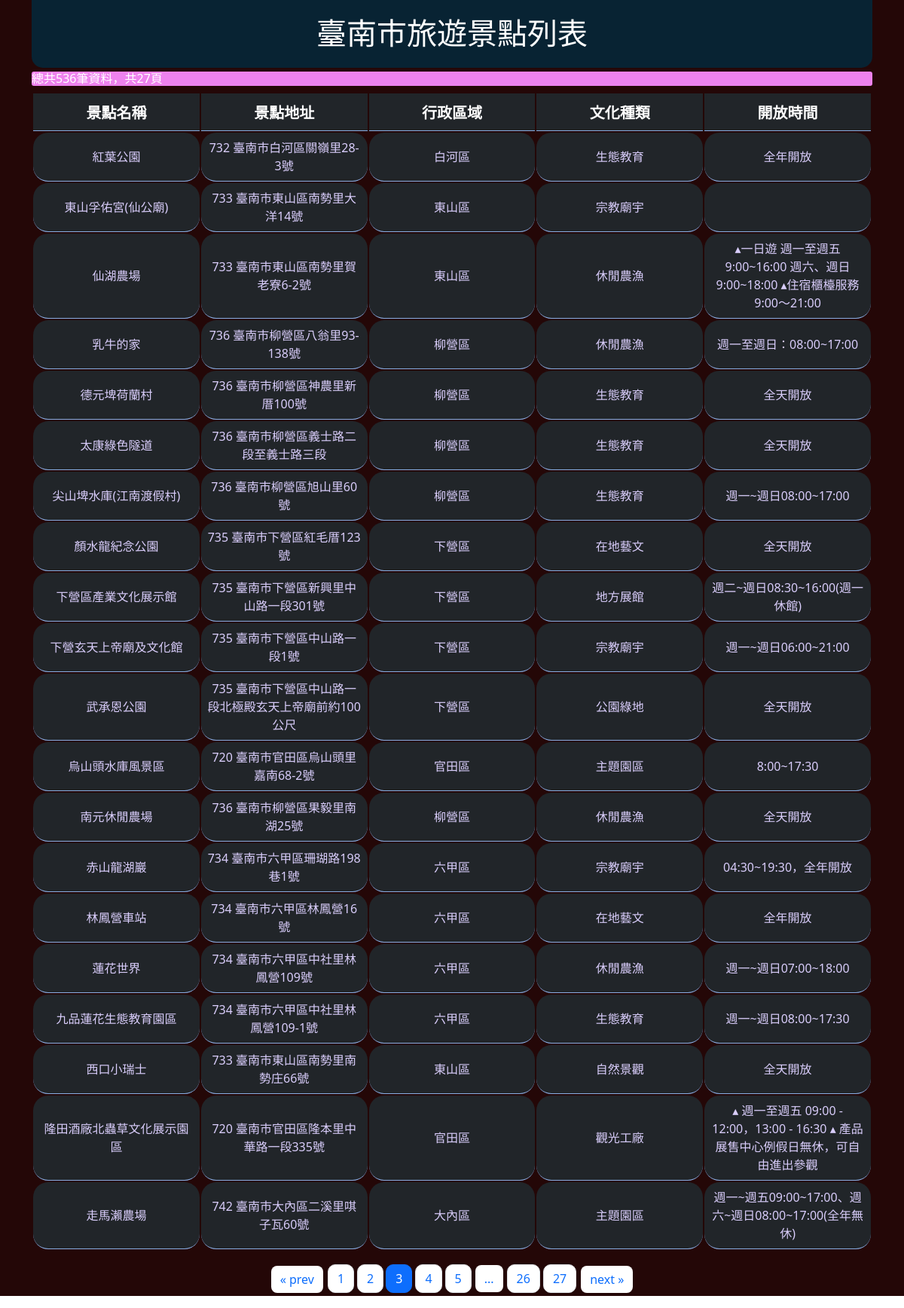
/?page=3, run on the app's committed database.
### app.py (models this page shows, shortened)
class Blog(db.Model):
    id = db.Column(db.Integer, primary_key=True)
    title = db.Column(db.String(100), nullable=False)
    content = db.Column(db.Text,nullable=False)
    author = db.Column(db.String(20), nullable=False, default='N/A')
    date_posted = db.Column(db.DateTime, nullable=False, default=datetime.utcnow)
    aname = db.Column(db.String(100), nullable=True)
    opentime = db.Column(db.String(200), nullable=True)

### app.py (the view)
@app.route('/')
def index():
    page = request.args.get('page', 1 ,type=int)
    query = Blog.query.order_by(Blog.date_posted).paginate(page, 20, False)
    return render_template('bike_list.html', query=query)

### templates/bike_list.html (shortened to what this page needs)
{% extends 'base.html'%}
{% block body%}
<main>
<div class="container">
  <div class="dcd">
    <h1>臺南市旅遊景點列表</h1>
  </div>
  <div style="background-color:  violet; border-radius: 3px; color: white;">
    <h6>總共{{query.total}}筆資料，共{{query.pages}}頁</h6>
  </div>
<table  class="table  table-dark">
    <thead>
      <tr>
        <th class="sds" style="width: 20%; text-align: center; font-size: 20px;">景點名稱</th>
        <th class="sds" style="width: 20%; text-align: center; font-size: 20px;">景點地址</th>
        <th scope="col" style="width: 20%; text-align: center; font-size: 20px;">行政區域</th>
        <th scope="col" style="width: 20%; text-align: center; font-size: 20px;">文化種類</th>
        <th scope="col" style="width: 20%; text-align: center; font-size: 20px;">開放時間</th>
      </tr>
    </thead>
    <tbody>
        {% for i in query.items %}
        <tr id="tt">
            <td style="width: 20%; text-align: center; vertical-align: middle;">{{ i.author }}</td>
            <td style="width: 20%; text-align: center; vertical-align: middle;">{{ i.title }}</td>
            <td style="width: 20%; text-align: center; vertical-align: middle;">{{ i.content }}</td>
            <td style="width: 20%; text-align: center; vertical-align: middle;">{{ i.opentime }}</td>
            <td style="width: 20%; text-align: center; vertical-align: middle;">{{ i.aname }}</td>
        </tr>
        {% endfor %}
    </tbody>
  </table>
  <nav aria-label="Page navigation example" style="margin-left: 0px;">
      <ul class="pagination">
        <div style="display: flex; margin: 0 auto;">
        {% if query.has_prev %}
          <li class="page-item" style="border: none; margin: 2px;">
            <a class="page-link" style="border-radius:8px; border: none; margin: 2px;" href="{{ url_for('index', page=query.prev_num) }}" aria-label="Previous">
              <span aria-hidden="true">&laquo; prev</span>
            </a>
          </li>
        {% endif %}
        {% for pg in query.iter_pages(right_current=3) %}
           {% if pg %}
            <li class="{% if pg == query.page %}page-item active{% endif %}" style="border-radius:5px; border: none; margin: 2px;" ><a class="page-link" href="{{ url_for('index', page=pg) }}" style="border-radius: 10px;">{{pg}}</a></li>
          {% else %}
          <li class="page-item"><a class="page-link" href="#" style="border-radius:8px; border: none; margin: 3px;">...</a></li>
          {% endif %}
        {% endfor %}
        {% if query.has_next %}
          <li class="page-item" style="border: none;  margin: 2px;">
            <a class="page-link" style="border-radius:8px; border: none; margin: 2px;" href="{{ url_for('index', page=query.next_num) }}" aria-label="Next">
              <span aria-hidden="true">next &raquo;</span>
            </a>
          </li>
        {% endif %}</div>
      </ul>
  </nav>
</div>
</main>
{% endblock%}

### static/css/main.css (style rules this page uses)
main { background-color: rgb(36, 7, 7); }
.sds { width: 300px; }
.dcd { font-size: 20px; height: 90px; background-color: rgb(8, 35, 51); padding-top: 20px; margin-bottom: 5px; border-bottom-left-radius: 15px; border-bottom-right-radius: 15px; color: white; width: 100%; text-align: center; }
h1 { text-align: center; }
tr { height: 50px; }
td { color: rgb(217, 205, 251); border-radius: 20px; transition: all 0.5s ease-out; }

### data on the page
Blog: author "紅葉公園", title "732 臺南市白河區關嶺里28-3號", content "白河區", opentime "生態教育", aname "全年開放"
Blog: author "東山孚佑宮(仙公廟)", title "733 臺南市東山區南勢里大洋14號", content "東山區", opentime "宗教廟宇"
Blog: author "仙湖農場", title "733 臺南市東山區南勢里賀老寮6-2號", content "東山區", opentime "休閒農漁", aname "▴一日遊 週一至週五 9:00~16:00 週六、週日 9:00~18:00 ▴住宿櫃檯服務 9:00～21:00"
Blog: author "乳牛的家", title "736 臺南市柳營區八翁里93-138號", content "柳營區", opentime "休閒農漁", aname "週一至週日：08:00~17:00"
Blog: author "德元埤荷蘭村", title "736 臺南市柳營區神農里新厝100號", content "柳營區", opentime "生態教育", aname "全天開放"
Blog: author "太康綠色隧道", title "736 臺南市柳營區義士路二段至義士路三段", content "柳營區", opentime "生態教育", aname "全天開放"
Blog: author "尖山埤水庫(江南渡假村)", title "736 臺南市柳營區旭山里60號", content "柳營區", opentime "生態教育", aname "週一~週日08:00~17:00"
Blog: author "顏水龍紀念公園", title "735 臺南市下營區紅毛厝123號", content "下營區", opentime "在地藝文", aname "全天開放"
Blog: author "下營區產業文化展示館", title "735 臺南市下營區新興里中山路一段301號", content "下營區", opentime "地方展館", aname "週二~週日08:30~16:00(週一休館)"
Blog: author "下營玄天上帝廟及文化館", title "735 臺南市下營區中山路一段1號", content "下營區", opentime "宗教廟宇", aname "週一~週日06:00~21:00"
Blog: author "武承恩公園", title "735 臺南市下營區中山路一段北極殿玄天上帝廟前約100公尺", content "下營區", opentime "公園綠地", aname "全天開放"
Blog: author "烏山頭水庫風景區", title "720 臺南市官田區烏山頭里嘉南68-2號", content "官田區", opentime "主題園區", aname "8:00~17:30"
Blog: author "南元休閒農場", title "736 臺南市柳營區果毅里南湖25號", content "柳營區", opentime "休閒農漁", aname "全天開放"
Blog: author "赤山龍湖巖", title "734 臺南市六甲區珊瑚路198巷1號", content "六甲區", opentime "宗教廟宇", aname "04:30~19:30，全年開放"
Blog: author "林鳳營車站", title "734 臺南市六甲區林鳳營16號", content "六甲區", opentime "在地藝文", aname "全年開放"
Blog: author "蓮花世界", title "734 臺南市六甲區中社里林鳳營109號", content "六甲區", opentime "休閒農漁", aname "週一~週日07:00~18:00"
Blog: author "九品蓮花生態教育園區", title "734 臺南市六甲區中社里林鳳營109-1號", content "六甲區", opentime "生態教育", aname "週一~週日08:00~17:30"
Blog: author "西口小瑞士", title "733 臺南市東山區南勢里南勢庄66號", content "東山區", opentime "自然景觀", aname "全天開放"
Blog: author "隆田酒廠北蟲草文化展示園區", title "720 臺南市官田區隆本里中華路一段335號", content "官田區", opentime "觀光工廠", aname "▴ 週一至週五 09:00 - 12:00，13:00 - 16:30 ▴ 產品展售中心例假日無休，可自由進出參觀"
Blog: author "走馬瀨農場", title "742 臺南市大內區二溪里唭子瓦60號", content "大內區", opentime "主題園區", aname "週一~週五09:00~17:00、週六~週日08:00~17:00(全年無休)"

### other printed values
{{ query.total }} "536"
{{ query.pages }} "27"
{{ pg }} "1" "2" "3" "4" "5" "26" "27"
